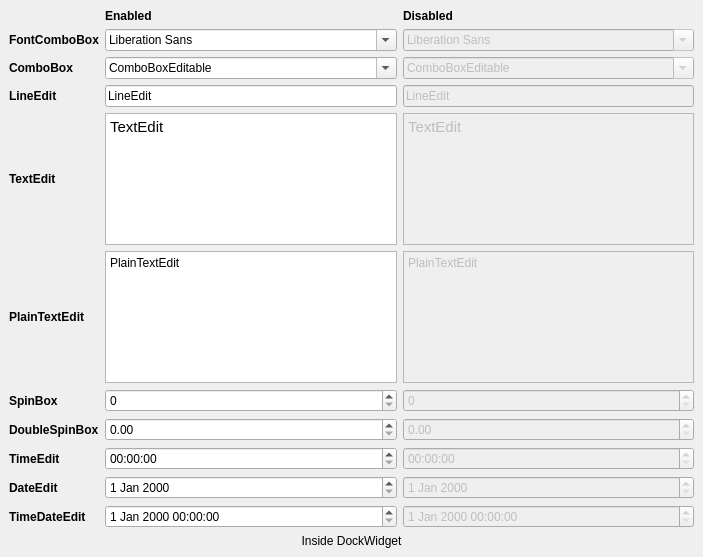
<?xml version="1.0" encoding="UTF-8"?>
<ui version="4.0">
 <class>DockWidget</class>
 <widget class="QDockWidget" name="DockWidget">
  <property name="geometry">
   <rect>
    <x>0</x>
    <y>0</y>
    <width>703</width>
    <height>557</height>
   </rect>
  </property>
  <property name="windowTitle">
   <string>Inputs - Fields</string>
  </property>
  <widget class="QWidget" name="dockWidgetContents">
   <layout class="QGridLayout" name="gridLayout">
    <item row="0" column="1">
     <widget class="QLabel" name="label">
      <property name="font">
       <font>
        <weight>75</weight>
        <bold>true</bold>
       </font>
      </property>
      <property name="text">
       <string>Enabled</string>
      </property>
     </widget>
    </item>
    <item row="0" column="2">
     <widget class="QLabel" name="label_2">
      <property name="font">
       <font>
        <weight>75</weight>
        <bold>true</bold>
       </font>
      </property>
      <property name="text">
       <string>Disabled</string>
      </property>
     </widget>
    </item>
    <item row="1" column="0">
     <widget class="QLabel" name="label_12">
      <property name="minimumSize">
       <size>
        <width>0</width>
        <height>0</height>
       </size>
      </property>
      <property name="maximumSize">
       <size>
        <width>16777215</width>
        <height>16777215</height>
       </size>
      </property>
      <property name="font">
       <font>
        <weight>75</weight>
        <bold>true</bold>
       </font>
      </property>
      <property name="toolTip">
       <string>This is a tool tip</string>
      </property>
      <property name="statusTip">
       <string>This is a status tip</string>
      </property>
      <property name="whatsThis">
       <string>This is &quot;what is this&quot;</string>
      </property>
      <property name="text">
       <string>FontComboBox</string>
      </property>
     </widget>
    </item>
    <item row="1" column="1">
     <widget class="QFontComboBox" name="fontComboBox">
      <property name="minimumSize">
       <size>
        <width>0</width>
        <height>0</height>
       </size>
      </property>
      <property name="maximumSize">
       <size>
        <width>16777215</width>
        <height>16777215</height>
       </size>
      </property>
      <property name="toolTip">
       <string>This is a tool tip</string>
      </property>
      <property name="statusTip">
       <string>This is a status tip</string>
      </property>
      <property name="whatsThis">
       <string>This is &quot;what is this&quot;</string>
      </property>
     </widget>
    </item>
    <item row="1" column="2">
     <widget class="QFontComboBox" name="fontComboBoxDis">
      <property name="enabled">
       <bool>false</bool>
      </property>
      <property name="minimumSize">
       <size>
        <width>0</width>
        <height>0</height>
       </size>
      </property>
      <property name="maximumSize">
       <size>
        <width>16777215</width>
        <height>16777215</height>
       </size>
      </property>
      <property name="toolTip">
       <string>This is a tool tip</string>
      </property>
      <property name="statusTip">
       <string>This is a status tip</string>
      </property>
      <property name="whatsThis">
       <string>This is &quot;what is this&quot;</string>
      </property>
     </widget>
    </item>
    <item row="2" column="0">
     <widget class="QLabel" name="label_3">
      <property name="text">
       <string>&lt;html&gt;&lt;head/&gt;&lt;body&gt;&lt;p&gt;&lt;span style=&quot; font-weight:600;&quot;&gt;ComboBox&lt;/span&gt;&lt;/p&gt;&lt;/body&gt;&lt;/html&gt;</string>
      </property>
     </widget>
    </item>
    <item row="2" column="1">
     <widget class="QComboBox" name="comboBoxEdit">
      <property name="editable">
       <bool>true</bool>
      </property>
      <item>
       <property name="text">
        <string>ComboBoxEditable</string>
       </property>
      </item>
      <item>
       <property name="text">
        <string>Option 1 No Icon</string>
       </property>
      </item>
      <item>
       <property name="text">
        <string>Option 2 No Icon</string>
       </property>
      </item>
      <item>
       <property name="text">
        <string>Option 1 With Icon</string>
       </property>
       <property name="icon">
        <iconset resource="../../jam_darkstyle/style.qrc">
         <normaloff>:/qss_icons/rc/window_undock.png</normaloff>:/qss_icons/rc/window_undock.png</iconset>
       </property>
      </item>
      <item>
       <property name="text">
        <string>Option 2 With Icon</string>
       </property>
       <property name="icon">
        <iconset resource="../../jam_darkstyle/style.qrc">
         <normaloff>:/qss_icons/rc/window_undock_focus@2x.png</normaloff>:/qss_icons/rc/window_undock_focus@2x.png</iconset>
       </property>
      </item>
     </widget>
    </item>
    <item row="2" column="2">
     <widget class="QComboBox" name="comboBoxEditDis">
      <property name="enabled">
       <bool>false</bool>
      </property>
      <property name="editable">
       <bool>true</bool>
      </property>
      <item>
       <property name="text">
        <string>ComboBoxEditable</string>
       </property>
      </item>
      <item>
       <property name="text">
        <string>Second option</string>
       </property>
      </item>
      <item>
       <property name="text">
        <string/>
       </property>
      </item>
     </widget>
    </item>
    <item row="3" column="0">
     <widget class="QLabel" name="label_13">
      <property name="minimumSize">
       <size>
        <width>0</width>
        <height>0</height>
       </size>
      </property>
      <property name="maximumSize">
       <size>
        <width>16777215</width>
        <height>16777215</height>
       </size>
      </property>
      <property name="font">
       <font>
        <weight>75</weight>
        <bold>true</bold>
       </font>
      </property>
      <property name="toolTip">
       <string>This is a tool tip</string>
      </property>
      <property name="statusTip">
       <string>This is a status tip</string>
      </property>
      <property name="whatsThis">
       <string>This is &quot;what is this&quot;</string>
      </property>
      <property name="text">
       <string>LineEdit</string>
      </property>
     </widget>
    </item>
    <item row="3" column="1">
     <widget class="QLineEdit" name="lineEdit">
      <property name="sizePolicy">
       <sizepolicy hsizetype="Preferred" vsizetype="Fixed">
        <horstretch>0</horstretch>
        <verstretch>0</verstretch>
       </sizepolicy>
      </property>
      <property name="minimumSize">
       <size>
        <width>0</width>
        <height>0</height>
       </size>
      </property>
      <property name="maximumSize">
       <size>
        <width>16777215</width>
        <height>16777215</height>
       </size>
      </property>
      <property name="toolTip">
       <string>This is a tool tip</string>
      </property>
      <property name="statusTip">
       <string>This is a status tip</string>
      </property>
      <property name="whatsThis">
       <string>This is &quot;what is this&quot;</string>
      </property>
      <property name="text">
       <string>LineEdit</string>
      </property>
     </widget>
    </item>
    <item row="3" column="2">
     <widget class="QLineEdit" name="lineEditDis">
      <property name="enabled">
       <bool>false</bool>
      </property>
      <property name="sizePolicy">
       <sizepolicy hsizetype="Preferred" vsizetype="Fixed">
        <horstretch>0</horstretch>
        <verstretch>0</verstretch>
       </sizepolicy>
      </property>
      <property name="minimumSize">
       <size>
        <width>0</width>
        <height>0</height>
       </size>
      </property>
      <property name="maximumSize">
       <size>
        <width>16777215</width>
        <height>16777215</height>
       </size>
      </property>
      <property name="toolTip">
       <string>This is a tool tip</string>
      </property>
      <property name="statusTip">
       <string>This is a status tip</string>
      </property>
      <property name="whatsThis">
       <string>This is &quot;what is this&quot;</string>
      </property>
      <property name="text">
       <string>LineEdit</string>
      </property>
     </widget>
    </item>
    <item row="4" column="0">
     <widget class="QLabel" name="label_14">
      <property name="minimumSize">
       <size>
        <width>0</width>
        <height>0</height>
       </size>
      </property>
      <property name="maximumSize">
       <size>
        <width>16777215</width>
        <height>16777215</height>
       </size>
      </property>
      <property name="font">
       <font>
        <weight>75</weight>
        <bold>true</bold>
       </font>
      </property>
      <property name="toolTip">
       <string>This is a tool tip</string>
      </property>
      <property name="statusTip">
       <string>This is a status tip</string>
      </property>
      <property name="whatsThis">
       <string>This is &quot;what is this&quot;</string>
      </property>
      <property name="text">
       <string>TextEdit</string>
      </property>
     </widget>
    </item>
    <item row="4" column="1">
     <widget class="QTextEdit" name="textEdit">
      <property name="minimumSize">
       <size>
        <width>0</width>
        <height>0</height>
       </size>
      </property>
      <property name="maximumSize">
       <size>
        <width>16777215</width>
        <height>16777215</height>
       </size>
      </property>
      <property name="toolTip">
       <string>This is a tool tip</string>
      </property>
      <property name="statusTip">
       <string>This is a status tip</string>
      </property>
      <property name="whatsThis">
       <string>This is &quot;what is this&quot;</string>
      </property>
      <property name="html">
       <string>&lt;!DOCTYPE HTML PUBLIC &quot;-//W3C//DTD HTML 4.0//EN&quot; &quot;http://www.w3.org/TR/REC-html40/strict.dtd&quot;&gt;
&lt;html&gt;&lt;head&gt;&lt;meta name=&quot;qrichtext&quot; content=&quot;1&quot; /&gt;&lt;style type=&quot;text/css&quot;&gt;
p, li { white-space: pre-wrap; }
&lt;/style&gt;&lt;/head&gt;&lt;body style=&quot; font-family:'Sans Serif'; font-size:9pt; font-weight:400; font-style:normal;&quot;&gt;
&lt;p style=&quot; margin-top:0px; margin-bottom:0px; margin-left:0px; margin-right:0px; -qt-block-indent:0; text-indent:0px;&quot;&gt;&lt;span style=&quot; font-family:'Cantarell'; font-size:11pt;&quot;&gt;TextEdit&lt;/span&gt;&lt;/p&gt;&lt;/body&gt;&lt;/html&gt;</string>
      </property>
     </widget>
    </item>
    <item row="4" column="2">
     <widget class="QTextEdit" name="textEditDis">
      <property name="enabled">
       <bool>false</bool>
      </property>
      <property name="minimumSize">
       <size>
        <width>0</width>
        <height>0</height>
       </size>
      </property>
      <property name="maximumSize">
       <size>
        <width>16777215</width>
        <height>16777215</height>
       </size>
      </property>
      <property name="toolTip">
       <string>This is a tool tip</string>
      </property>
      <property name="statusTip">
       <string>This is a status tip</string>
      </property>
      <property name="whatsThis">
       <string>This is &quot;what is this&quot;</string>
      </property>
      <property name="html">
       <string>&lt;!DOCTYPE HTML PUBLIC &quot;-//W3C//DTD HTML 4.0//EN&quot; &quot;http://www.w3.org/TR/REC-html40/strict.dtd&quot;&gt;
&lt;html&gt;&lt;head&gt;&lt;meta name=&quot;qrichtext&quot; content=&quot;1&quot; /&gt;&lt;style type=&quot;text/css&quot;&gt;
p, li { white-space: pre-wrap; }
&lt;/style&gt;&lt;/head&gt;&lt;body style=&quot; font-family:'Sans Serif'; font-size:9pt; font-weight:400; font-style:normal;&quot;&gt;
&lt;p style=&quot; margin-top:0px; margin-bottom:0px; margin-left:0px; margin-right:0px; -qt-block-indent:0; text-indent:0px;&quot;&gt;&lt;span style=&quot; font-family:'Cantarell'; font-size:11pt;&quot;&gt;TextEdit&lt;/span&gt;&lt;/p&gt;&lt;/body&gt;&lt;/html&gt;</string>
      </property>
     </widget>
    </item>
    <item row="5" column="0">
     <widget class="QLabel" name="label_15">
      <property name="minimumSize">
       <size>
        <width>0</width>
        <height>0</height>
       </size>
      </property>
      <property name="maximumSize">
       <size>
        <width>16777215</width>
        <height>16777215</height>
       </size>
      </property>
      <property name="font">
       <font>
        <weight>75</weight>
        <bold>true</bold>
       </font>
      </property>
      <property name="toolTip">
       <string>This is a tool tip</string>
      </property>
      <property name="statusTip">
       <string>This is a status tip</string>
      </property>
      <property name="whatsThis">
       <string>This is &quot;what is this&quot;</string>
      </property>
      <property name="text">
       <string>PlainTextEdit</string>
      </property>
     </widget>
    </item>
    <item row="5" column="1">
     <widget class="QPlainTextEdit" name="plainTextEdit">
      <property name="minimumSize">
       <size>
        <width>0</width>
        <height>0</height>
       </size>
      </property>
      <property name="maximumSize">
       <size>
        <width>16777215</width>
        <height>16777215</height>
       </size>
      </property>
      <property name="toolTip">
       <string>This is a tool tip</string>
      </property>
      <property name="statusTip">
       <string>This is a status tip</string>
      </property>
      <property name="whatsThis">
       <string>This is &quot;what is this&quot;</string>
      </property>
      <property name="plainText">
       <string>PlainTextEdit</string>
      </property>
     </widget>
    </item>
    <item row="5" column="2">
     <widget class="QPlainTextEdit" name="plainTextEditDis">
      <property name="enabled">
       <bool>false</bool>
      </property>
      <property name="minimumSize">
       <size>
        <width>0</width>
        <height>0</height>
       </size>
      </property>
      <property name="maximumSize">
       <size>
        <width>16777215</width>
        <height>16777215</height>
       </size>
      </property>
      <property name="toolTip">
       <string>This is a tool tip</string>
      </property>
      <property name="statusTip">
       <string>This is a status tip</string>
      </property>
      <property name="whatsThis">
       <string>This is &quot;what is this&quot;</string>
      </property>
      <property name="plainText">
       <string>PlainTextEdit</string>
      </property>
     </widget>
    </item>
    <item row="6" column="0">
     <widget class="QLabel" name="label_16">
      <property name="minimumSize">
       <size>
        <width>0</width>
        <height>0</height>
       </size>
      </property>
      <property name="maximumSize">
       <size>
        <width>16777215</width>
        <height>16777215</height>
       </size>
      </property>
      <property name="font">
       <font>
        <weight>75</weight>
        <bold>true</bold>
       </font>
      </property>
      <property name="toolTip">
       <string>This is a tool tip</string>
      </property>
      <property name="statusTip">
       <string>This is a status tip</string>
      </property>
      <property name="whatsThis">
       <string>This is &quot;what is this&quot;</string>
      </property>
      <property name="text">
       <string>SpinBox</string>
      </property>
     </widget>
    </item>
    <item row="6" column="1">
     <widget class="QSpinBox" name="spinBox">
      <property name="minimumSize">
       <size>
        <width>0</width>
        <height>0</height>
       </size>
      </property>
      <property name="maximumSize">
       <size>
        <width>16777215</width>
        <height>16777215</height>
       </size>
      </property>
      <property name="toolTip">
       <string>This is a tool tip</string>
      </property>
      <property name="statusTip">
       <string>This is a status tip</string>
      </property>
      <property name="whatsThis">
       <string>This is &quot;what is this&quot;</string>
      </property>
     </widget>
    </item>
    <item row="6" column="2">
     <widget class="QSpinBox" name="spinBoxDis">
      <property name="enabled">
       <bool>false</bool>
      </property>
      <property name="minimumSize">
       <size>
        <width>0</width>
        <height>0</height>
       </size>
      </property>
      <property name="maximumSize">
       <size>
        <width>16777215</width>
        <height>16777215</height>
       </size>
      </property>
      <property name="toolTip">
       <string>This is a tool tip</string>
      </property>
      <property name="statusTip">
       <string>This is a status tip</string>
      </property>
      <property name="whatsThis">
       <string>This is &quot;what is this&quot;</string>
      </property>
     </widget>
    </item>
    <item row="7" column="0">
     <widget class="QLabel" name="label_17">
      <property name="minimumSize">
       <size>
        <width>0</width>
        <height>0</height>
       </size>
      </property>
      <property name="maximumSize">
       <size>
        <width>16777215</width>
        <height>16777215</height>
       </size>
      </property>
      <property name="font">
       <font>
        <weight>75</weight>
        <bold>true</bold>
       </font>
      </property>
      <property name="toolTip">
       <string>This is a tool tip</string>
      </property>
      <property name="statusTip">
       <string>This is a status tip</string>
      </property>
      <property name="whatsThis">
       <string>This is &quot;what is this&quot;</string>
      </property>
      <property name="text">
       <string>DoubleSpinBox</string>
      </property>
     </widget>
    </item>
    <item row="7" column="1">
     <widget class="QDoubleSpinBox" name="doubleSpinBox">
      <property name="minimumSize">
       <size>
        <width>0</width>
        <height>0</height>
       </size>
      </property>
      <property name="maximumSize">
       <size>
        <width>16777215</width>
        <height>16777215</height>
       </size>
      </property>
      <property name="toolTip">
       <string>This is a tool tip</string>
      </property>
      <property name="statusTip">
       <string>This is a status tip</string>
      </property>
      <property name="whatsThis">
       <string>This is &quot;what is this&quot;</string>
      </property>
     </widget>
    </item>
    <item row="7" column="2">
     <widget class="QDoubleSpinBox" name="doubleSpinBoxDis">
      <property name="enabled">
       <bool>false</bool>
      </property>
      <property name="minimumSize">
       <size>
        <width>0</width>
        <height>0</height>
       </size>
      </property>
      <property name="maximumSize">
       <size>
        <width>16777215</width>
        <height>16777215</height>
       </size>
      </property>
      <property name="toolTip">
       <string>This is a tool tip</string>
      </property>
      <property name="statusTip">
       <string>This is a status tip</string>
      </property>
      <property name="whatsThis">
       <string>This is &quot;what is this&quot;</string>
      </property>
     </widget>
    </item>
    <item row="8" column="0">
     <widget class="QLabel" name="label_18">
      <property name="minimumSize">
       <size>
        <width>0</width>
        <height>0</height>
       </size>
      </property>
      <property name="maximumSize">
       <size>
        <width>16777215</width>
        <height>16777215</height>
       </size>
      </property>
      <property name="font">
       <font>
        <weight>75</weight>
        <bold>true</bold>
       </font>
      </property>
      <property name="toolTip">
       <string>This is a tool tip</string>
      </property>
      <property name="statusTip">
       <string>This is a status tip</string>
      </property>
      <property name="whatsThis">
       <string>This is &quot;what is this&quot;</string>
      </property>
      <property name="text">
       <string>TimeEdit</string>
      </property>
     </widget>
    </item>
    <item row="8" column="1">
     <widget class="QTimeEdit" name="timeEdit">
      <property name="minimumSize">
       <size>
        <width>0</width>
        <height>0</height>
       </size>
      </property>
      <property name="maximumSize">
       <size>
        <width>16777215</width>
        <height>16777215</height>
       </size>
      </property>
      <property name="toolTip">
       <string>This is a tool tip</string>
      </property>
      <property name="statusTip">
       <string>This is a status tip</string>
      </property>
      <property name="whatsThis">
       <string>This is &quot;what is this&quot;</string>
      </property>
     </widget>
    </item>
    <item row="8" column="2">
     <widget class="QTimeEdit" name="timeEditDis">
      <property name="enabled">
       <bool>false</bool>
      </property>
      <property name="minimumSize">
       <size>
        <width>0</width>
        <height>0</height>
       </size>
      </property>
      <property name="maximumSize">
       <size>
        <width>16777215</width>
        <height>16777215</height>
       </size>
      </property>
      <property name="toolTip">
       <string>This is a tool tip</string>
      </property>
      <property name="statusTip">
       <string>This is a status tip</string>
      </property>
      <property name="whatsThis">
       <string>This is &quot;what is this&quot;</string>
      </property>
     </widget>
    </item>
    <item row="9" column="0">
     <widget class="QLabel" name="label_19">
      <property name="minimumSize">
       <size>
        <width>0</width>
        <height>0</height>
       </size>
      </property>
      <property name="maximumSize">
       <size>
        <width>16777215</width>
        <height>16777215</height>
       </size>
      </property>
      <property name="font">
       <font>
        <weight>75</weight>
        <bold>true</bold>
       </font>
      </property>
      <property name="toolTip">
       <string>This is a tool tip</string>
      </property>
      <property name="statusTip">
       <string>This is a status tip</string>
      </property>
      <property name="whatsThis">
       <string>This is &quot;what is this&quot;</string>
      </property>
      <property name="text">
       <string>DateEdit</string>
      </property>
     </widget>
    </item>
    <item row="9" column="1">
     <widget class="QDateEdit" name="dateEdit">
      <property name="minimumSize">
       <size>
        <width>0</width>
        <height>0</height>
       </size>
      </property>
      <property name="maximumSize">
       <size>
        <width>16777215</width>
        <height>16777215</height>
       </size>
      </property>
      <property name="toolTip">
       <string>This is a tool tip</string>
      </property>
      <property name="statusTip">
       <string>This is a status tip</string>
      </property>
      <property name="whatsThis">
       <string>This is &quot;what is this&quot;</string>
      </property>
     </widget>
    </item>
    <item row="9" column="2">
     <widget class="QDateEdit" name="dateEditDis">
      <property name="enabled">
       <bool>false</bool>
      </property>
      <property name="minimumSize">
       <size>
        <width>0</width>
        <height>0</height>
       </size>
      </property>
      <property name="maximumSize">
       <size>
        <width>16777215</width>
        <height>16777215</height>
       </size>
      </property>
      <property name="toolTip">
       <string>This is a tool tip</string>
      </property>
      <property name="statusTip">
       <string>This is a status tip</string>
      </property>
      <property name="whatsThis">
       <string>This is &quot;what is this&quot;</string>
      </property>
     </widget>
    </item>
    <item row="10" column="0">
     <widget class="QLabel" name="label_20">
      <property name="minimumSize">
       <size>
        <width>0</width>
        <height>0</height>
       </size>
      </property>
      <property name="maximumSize">
       <size>
        <width>16777215</width>
        <height>16777215</height>
       </size>
      </property>
      <property name="font">
       <font>
        <weight>75</weight>
        <bold>true</bold>
       </font>
      </property>
      <property name="toolTip">
       <string>This is a tool tip</string>
      </property>
      <property name="statusTip">
       <string>This is a status tip</string>
      </property>
      <property name="whatsThis">
       <string>This is &quot;what is this&quot;</string>
      </property>
      <property name="text">
       <string>TimeDateEdit</string>
      </property>
     </widget>
    </item>
    <item row="10" column="1">
     <widget class="QDateTimeEdit" name="dateTimeEdit">
      <property name="minimumSize">
       <size>
        <width>0</width>
        <height>0</height>
       </size>
      </property>
      <property name="maximumSize">
       <size>
        <width>16777215</width>
        <height>16777215</height>
       </size>
      </property>
      <property name="toolTip">
       <string>This is a tool tip</string>
      </property>
      <property name="statusTip">
       <string>This is a status tip</string>
      </property>
      <property name="whatsThis">
       <string>This is &quot;what is this&quot;</string>
      </property>
     </widget>
    </item>
    <item row="10" column="2">
     <widget class="QDateTimeEdit" name="dateTimeEditDis">
      <property name="enabled">
       <bool>false</bool>
      </property>
      <property name="minimumSize">
       <size>
        <width>0</width>
        <height>0</height>
       </size>
      </property>
      <property name="maximumSize">
       <size>
        <width>16777215</width>
        <height>16777215</height>
       </size>
      </property>
      <property name="toolTip">
       <string>This is a tool tip</string>
      </property>
      <property name="statusTip">
       <string>This is a status tip</string>
      </property>
      <property name="whatsThis">
       <string>This is &quot;what is this&quot;</string>
      </property>
     </widget>
    </item>
    <item row="11" column="0">
     <spacer name="verticalSpacer">
      <property name="toolTip">
       <string>This is a tool tip</string>
      </property>
      <property name="statusTip">
       <string>This is a status tip</string>
      </property>
      <property name="whatsThis">
       <string>This is &quot;what is this&quot;</string>
      </property>
      <property name="orientation">
       <enum>Qt::Vertical</enum>
      </property>
      <property name="sizeHint" stdset="0">
       <size>
        <width>20</width>
        <height>40</height>
       </size>
      </property>
     </spacer>
    </item>
    <item row="12" column="0" colspan="3">
     <widget class="QLabel" name="label_51">
      <property name="toolTip">
       <string>This is a tool tip</string>
      </property>
      <property name="statusTip">
       <string>This is a status tip</string>
      </property>
      <property name="whatsThis">
       <string>This is &quot;what is this&quot;</string>
      </property>
      <property name="text">
       <string>Inside DockWidget</string>
      </property>
      <property name="alignment">
       <set>Qt::AlignCenter</set>
      </property>
     </widget>
    </item>
   </layout>
  </widget>
 </widget>
 <resources>
  <include location="../../jam_darkstyle/style.qrc"/>
 </resources>
 <connections>
  <connection>
   <sender>fontComboBox</sender>
   <signal>editTextChanged(QString)</signal>
   <receiver>fontComboBoxDis</receiver>
   <slot>setEditText(QString)</slot>
   <hints>
    <hint type="sourcelabel">
     <x>255</x>
     <y>75</y>
    </hint>
    <hint type="destinationlabel">
     <x>493</x>
     <y>72</y>
    </hint>
   </hints>
  </connection>
  <connection>
   <sender>lineEdit</sender>
   <signal>textEdited(QString)</signal>
   <receiver>lineEditDis</receiver>
   <slot>setText(QString)</slot>
   <hints>
    <hint type="sourcelabel">
     <x>344</x>
     <y>111</y>
    </hint>
    <hint type="destinationlabel">
     <x>440</x>
     <y>113</y>
    </hint>
   </hints>
  </connection>
  <connection>
   <sender>spinBox</sender>
   <signal>valueChanged(int)</signal>
   <receiver>spinBoxDis</receiver>
   <slot>setValue(int)</slot>
   <hints>
    <hint type="sourcelabel">
     <x>262</x>
     <y>320</y>
    </hint>
    <hint type="destinationlabel">
     <x>464</x>
     <y>320</y>
    </hint>
   </hints>
  </connection>
  <connection>
   <sender>doubleSpinBox</sender>
   <signal>valueChanged(double)</signal>
   <receiver>doubleSpinBoxDis</receiver>
   <slot>setValue(double)</slot>
   <hints>
    <hint type="sourcelabel">
     <x>252</x>
     <y>358</y>
    </hint>
    <hint type="destinationlabel">
     <x>459</x>
     <y>358</y>
    </hint>
   </hints>
  </connection>
  <connection>
   <sender>timeEdit</sender>
   <signal>timeChanged(QTime)</signal>
   <receiver>timeEditDis</receiver>
   <slot>setTime(QTime)</slot>
   <hints>
    <hint type="sourcelabel">
     <x>235</x>
     <y>396</y>
    </hint>
    <hint type="destinationlabel">
     <x>475</x>
     <y>396</y>
    </hint>
   </hints>
  </connection>
  <connection>
   <sender>dateEdit</sender>
   <signal>dateTimeChanged(QDateTime)</signal>
   <receiver>dateEditDis</receiver>
   <slot>setDateTime(QDateTime)</slot>
   <hints>
    <hint type="sourcelabel">
     <x>292</x>
     <y>434</y>
    </hint>
    <hint type="destinationlabel">
     <x>477</x>
     <y>434</y>
    </hint>
   </hints>
  </connection>
  <connection>
   <sender>dateTimeEdit</sender>
   <signal>dateTimeChanged(QDateTime)</signal>
   <receiver>dateTimeEditDis</receiver>
   <slot>setDateTime(QDateTime)</slot>
   <hints>
    <hint type="sourcelabel">
     <x>299</x>
     <y>472</y>
    </hint>
    <hint type="destinationlabel">
     <x>491</x>
     <y>472</y>
    </hint>
   </hints>
  </connection>
 </connections>
</ui>
